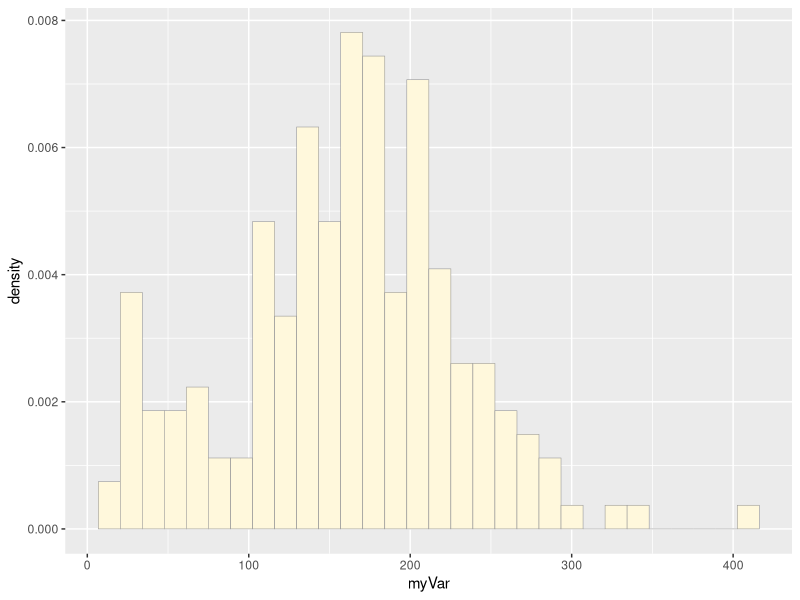
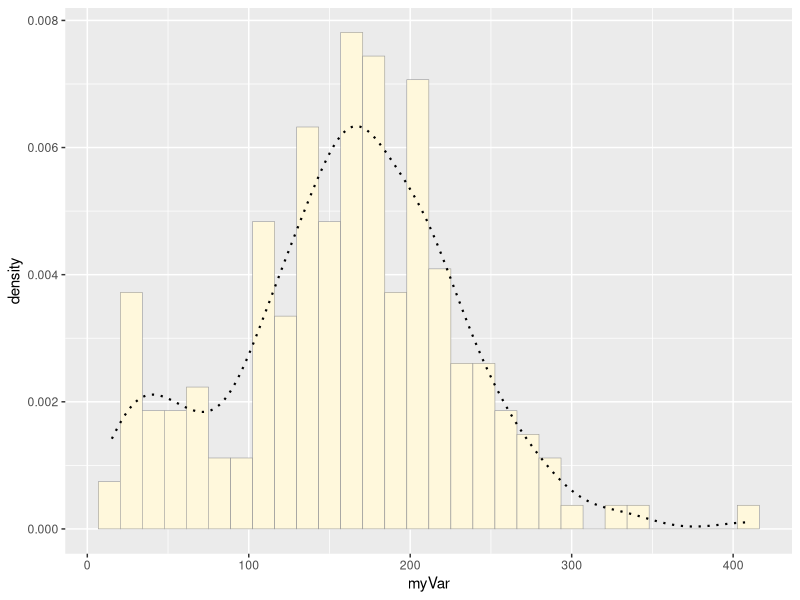
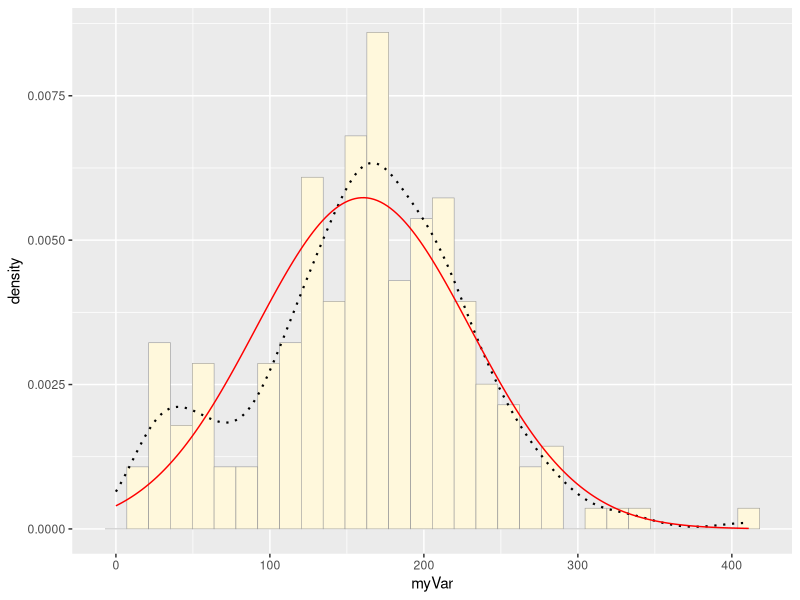
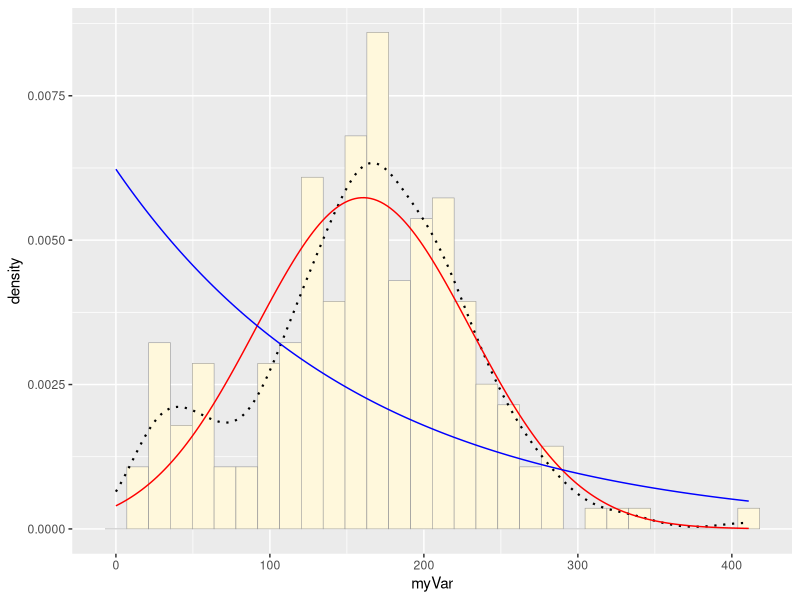
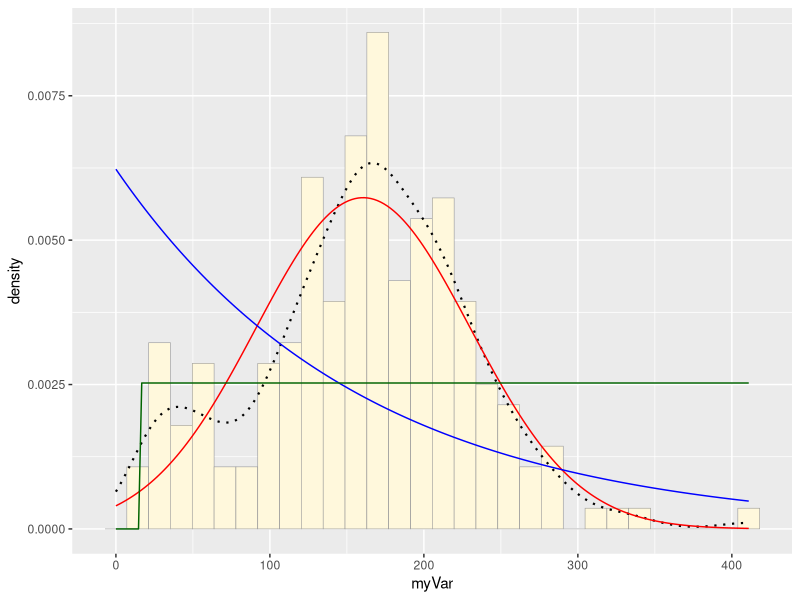
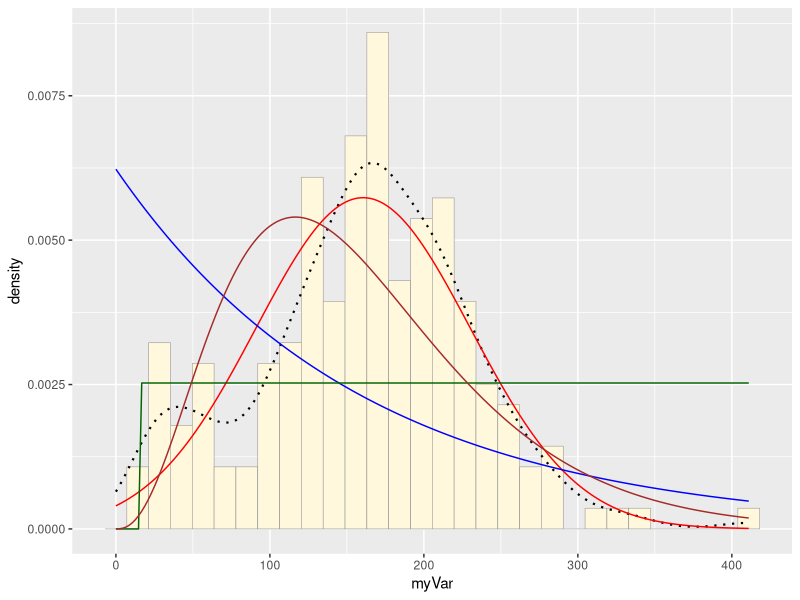
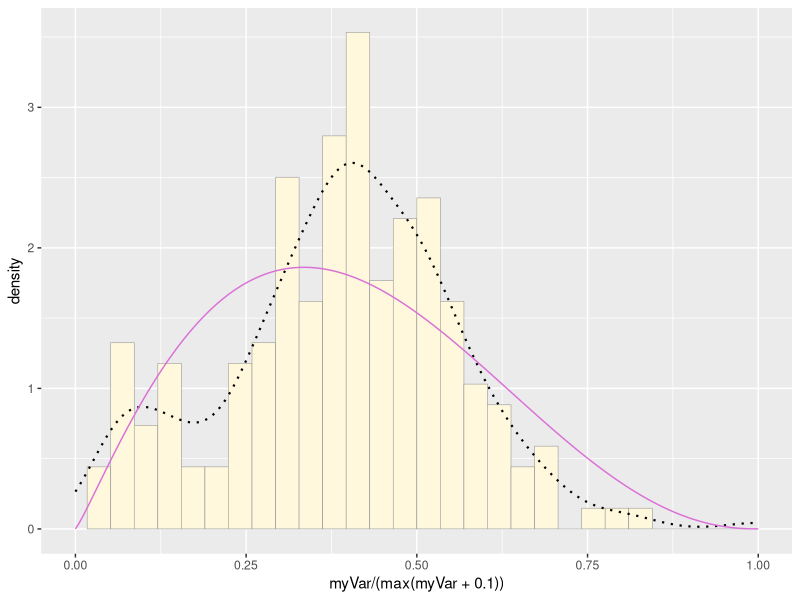
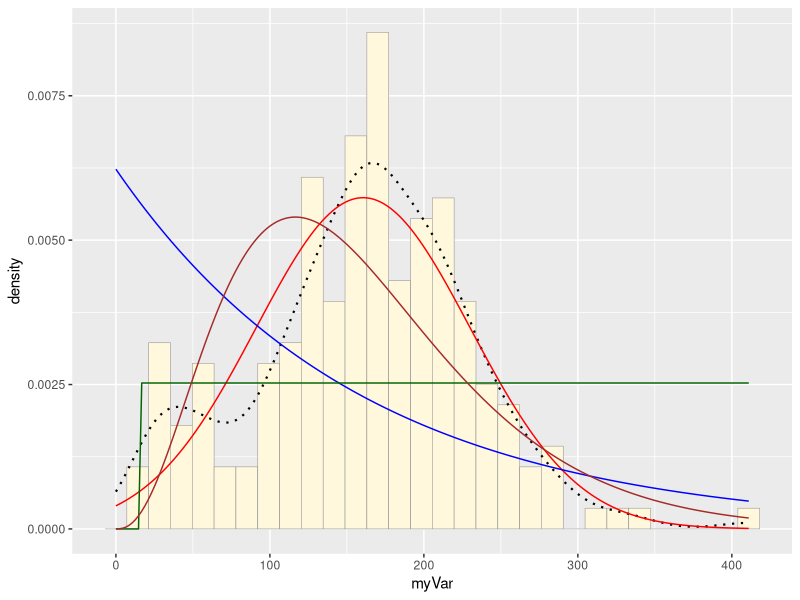

Source code (R) for these figures, in order:
## ---- chunk 1
knitr::opts_chunk$set(echo = TRUE)
## ---- chunk 2
library(ggplot2) # for graphics
library(MASS) # for maximum likelihood estimation
## ---- chunk 3
# read in data
# this is data contains aboveground biomass in living trees, dead trees, and downed woody material in 198 plots at Second College Grant ASCC site, New Hampshire
z <- read.table("my_data.csv",header=FALSE,sep=",", stringsAsFactors=FALSE)
str(z)
summary(z)
names(z) <- list("ID","myVar")
z <- z[z$myVar>0,]
str(z)
summary(z$myVar)


## ---- chunk 4
# plot histogram of the data
p1 <- ggplot(data=z, aes(x=myVar, y=..density..)) + # y = ..density.. rescales the y-axis of the histogram from counts to density, so that area under the histogram = 1
  geom_histogram(color="grey60",fill="cornsilk",size=0.2) 
print(p1)
## ---- chunk 5
p1 <-  p1 +  geom_density(linetype="dotted",size=0.75)
print(p1)
## ---- chunk 6
normPars <- fitdistr(z$myVar,"normal") # fits most likely normal distribution parameters to my data
print(normPars)
str(normPars) # list that includes mean, sd, variance-covariance, n, and loglikelihood
normPars$estimate["mean"] # note structure of getting a named attribute
## ---- chunk 7
# mean and sd from above ML parameter estimation
meanML <- normPars$estimate["mean"]
sdML <- normPars$estimate["sd"]

xval <- seq(0,max(z$myVar),len=length(z$myVar)) # sets x-value from 0 to the max of my variable, at length of my variable

 stat <- stat_function(aes(x = xval, y = ..y..), fun = dnorm, colour="red", n = length(z$myVar), args = list(mean = meanML, sd = sdML)) # stat_function is a function within ggplot that makes it easy to superimpose a function on top of an existing plot
# In this case, dnorm is our function, giving the probability density for the normal distribution
 p1 + stat
## ---- chunk 8
expoPars <- fitdistr(z$myVar,"exponential") # same as above fitdistr, but now with exponential distribution
rateML <- expoPars$estimate["rate"] # pull ML rate out of list

stat2 <- stat_function(aes(x = xval, y = ..y..), fun = dexp, colour="blue", n = length(z$myVar), args = list(rate=rateML)) # same as above, but now function is dexp for exponential distribution
 p1 + stat + stat2
## ---- chunk 9
# don't need to use fitdistr because ML parameters are just minimum and maximim of the data
stat3 <- stat_function(aes(x = xval, y = ..y..), fun = dunif, colour="darkgreen", n = length(z$myVar), args = list(min=min(z$myVar), max=max(z$myVar)))
 p1 + stat + stat2 + stat3
## ---- chunk 10
gammaPars <- fitdistr(z$myVar,"gamma")
shapeML <- gammaPars$estimate["shape"]
rateML <- gammaPars$estimate["rate"]

stat4 <- stat_function(aes(x = xval, y = ..y..), fun = dgamma, colour="brown", n = length(z$myVar), args = list(shape=shapeML, rate=rateML))
 p1 + stat + stat2 + stat3 + stat4
## ---- chunk 11
pSpecial <- ggplot(data=z, aes(x=myVar/(max(myVar + 0.1)),  y=..density..)) + # this rescales data
  geom_histogram(color="grey60",fill="cornsilk",size=0.2) + 
  xlim(c(0,1)) +
  geom_density(size=0.75,linetype="dotted")

betaPars <- fitdistr(x=z$myVar/max(z$myVar + 0.1),start=list(shape1=1,shape2=2),"beta") # fits beta to scaled data
shape1ML <- betaPars$estimate["shape1"] #extract components
shape2ML <- betaPars$estimate["shape2"]

statSpecial <- stat_function(aes(x = xval, y = ..y..), fun = dbeta, colour="orchid", n = length(z$myVar), args = list(shape1=shape1ML,shape2=shape2ML))
pSpecial + statSpecial
## ---- chunk 12
p1 + stat + stat2 + stat3 + stat4

## ---- chunk 13
# simulate new dataset
z2 <- rnorm(198, mean = meanML, sd = sdML)
# add ID column
Id <- c(1:198)
# combine into dataframe
z2 <- data.frame(z2, Id)
# name columns
names(z2) <- list("myVar","ID")
# create histogram
p2 <- ggplot(data=z2, aes(x=myVar, y=..density..)) +
  geom_histogram(color="grey60",fill="cornsilk",size=0.2) 
print(p2)
# add probability density curve
p2 <-  p2 +  geom_density(linetype="dotted",size=0.75)
print(p2)
library(patchwork)
# look at both histograms side by side
p1 + p2
